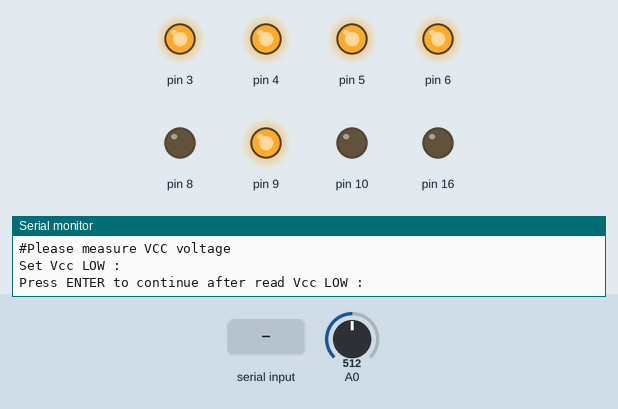
The sketch below on a simulated Arduino Uno, built with avr-gcc and run on an emulated ATmega328P. On the bench: output pins drawn as LEDs (lit = HIGH), the last lines printed to the serial monitor. The test bench sets the inputs (shaded band); at power-on: A0 = 512. Pins used as bus, display or sensor lines are not drawn.

Above: at 0.8 s.
0.9 s: "1" received over Serial
At 2.8 s:
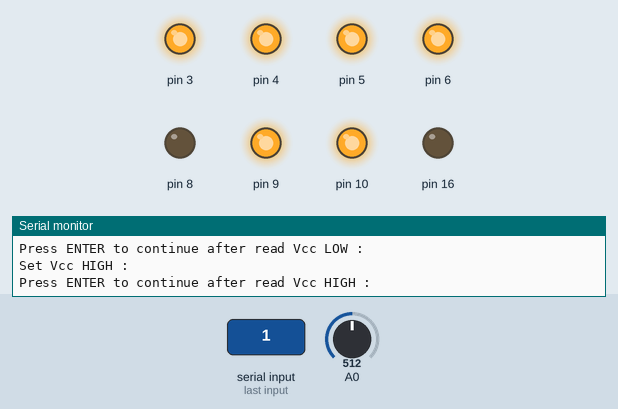
3.4 s: "0" received over Serial
At 4.7 s:
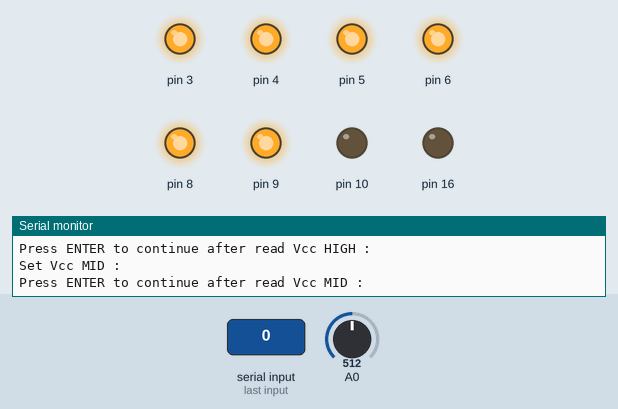
5.9 s: "2" received over Serial
At 7.7 s:
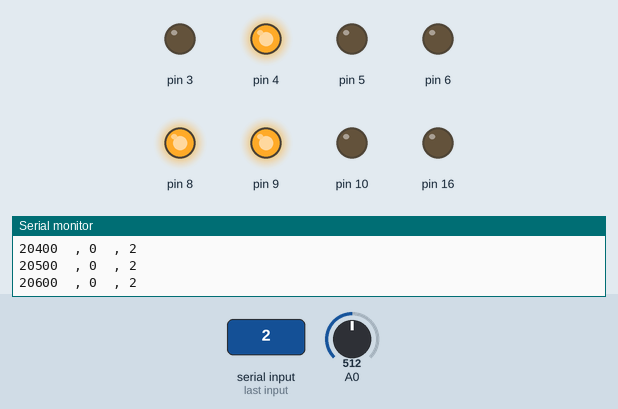
8.4 s: A0 set to 533
At 9.4 s:
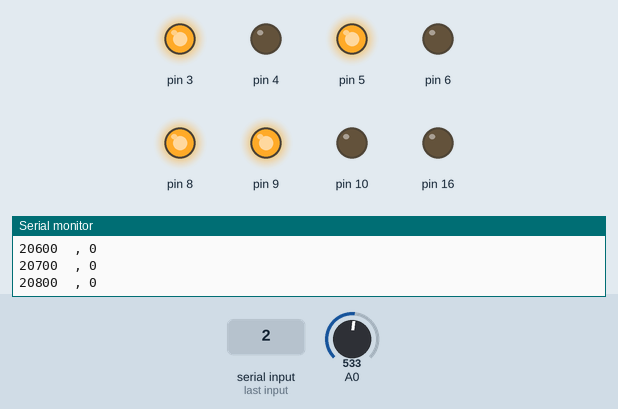
9.9 s: A0 set to 567
11.4 s: A0 set to 594
At 11.9 s:
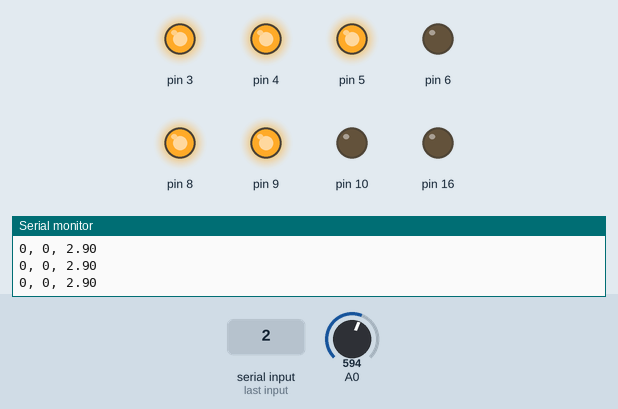
Timing chart, 0 to 13.9 s (numbered marks = the images above; inputs shaded):
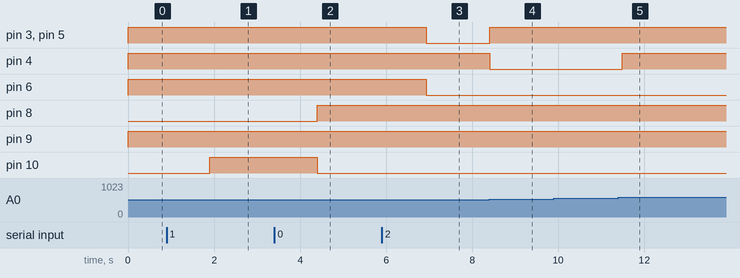

Measured:
- the behaviour switches between 516 and 517 on A0 (found by bisection; images 3 and 4)
- the behaviour switches between 581 and 582 on A0 (found by bisection; images 4 and 5)
- after the input at 0.9 s, pin 10: LOW → HIGH after 1.0 s
- after the input at 3.4 s, pin 8: LOW → HIGH after 1.0 s; pin 10: HIGH → LOW after 1.0 s
- after the input at 5.9 s, pin 3, pin 5, pin 6: HIGH → LOW after 1.0 s
- after the input at 8.4 s, pin 3, pin 5: LOW → HIGH at once; pin 4: HIGH → LOW at once
- after the input at 11.4 s, pin 4: LOW → HIGH after 0.08 s

The sketch:

check_initial_value.ino
```cpp
#include <DTC03_INITCHECK.h>
DTC03 dtc;
void setup() {
  // put your setup code here, to run once:
  dtc.SetSPI();
  dtc.SetPinMode();
  dtc.ParamInit();
  dtc.InitVactArray();
  dtc.CheckInitValue(1,1,1);

//                                                                                                                                                                                                                                                                                                                                                                                                                                                                                                                                                                                                                                                                     dtc.ReadEEPROM();

}

void loop() {
  // put your main code here, to run repeatedly:

}
```

LCT1865.cpp
```cpp
#include <LTC1865.h>

LTC1865::LTC1865()
{


}
void LTC1865::init(byte convpin, uint8_t firstch)
{
	_convpin = convpin;
	pinMode(_convpin, OUTPUT);
	digitalWrite(_convpin, LOW);

	if(firstch)
	{
		SPI.transfer(ADC_CH1_H);
		SPI.transfer(ADC_CH1_L);
	}
	else
	{
		SPI.transfer(ADC_CH0_H);
		SPI.transfer(ADC_CH0_L);
	}
}

unsigned int LTC1865::Read(uint8_t nextch)
{
	unsigned int data;
	digitalWrite(_convpin, HIGH);
	delayMicroseconds(4);
	digitalWrite(_convpin, LOW);
	if (nextch)
	data = (SPI.transfer(ADC_CH1_H))<<8 | (SPI.transfer(ADC_CH1_L));
	else
	data = (SPI.transfer(ADC_CH0_H))<<8 | (SPI.transfer(ADC_CH0_L));
return data;
}
```
